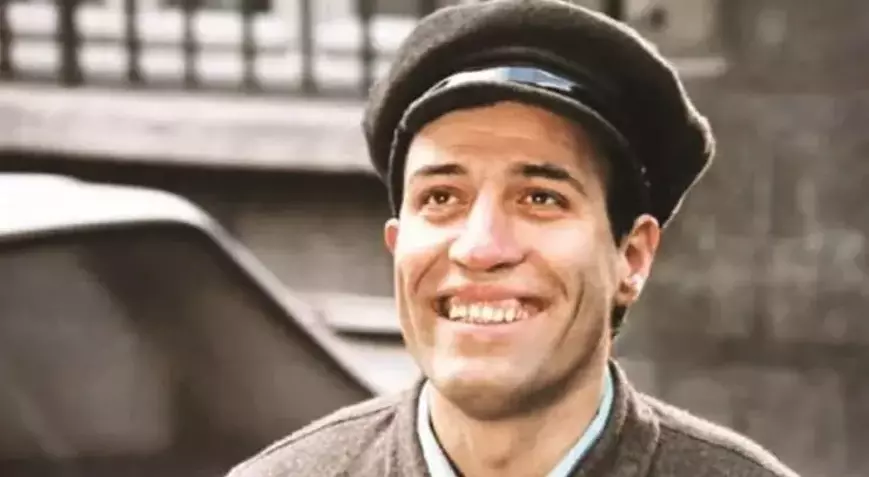
#> input picture GÖRÜNTÜ İŞLEME/#4 Resmin Belli bir Kısmına Efekt Uygulama/KemalSunal.webp, 869 x 477 px
$ python belliKisimEfekt.py
#> lines starting #> are read from the running program, lines starting #| are printed output that depends on the picture; after the words box and inside, x2 and y2 are one past the last pixel; in counts of white or black regions, pixels touching at a corner belong together
import cv2
import numpy as np

resim = cv2.imread("KemalSunal.webp")
#> resim is the input picture: shape (477, 869, 3); mean B, G, R 109.3, 120.9, 138.4

#Tüm resime efekt eklemek
#resim[:,:,0] = 255 #BGR sıralaması ile blue kısmına 0 ile erişim sağlayıp 255 tonunda efekt ekliyoruz 1-Green 2-Red
#resim[:,:,2] = 150

#Belirli bir kısıma efekt eklemek
resim[150:200,350:500,0] = 255 # [y,x,BGR değeri]
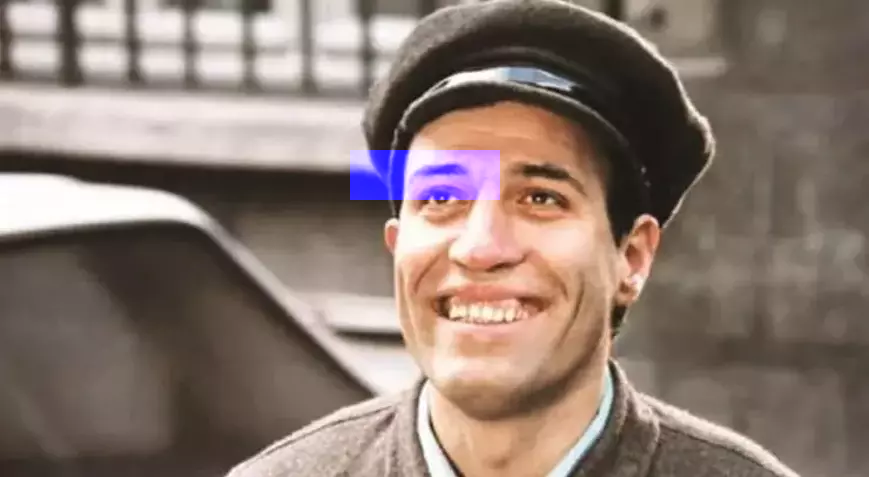
#> resim: shape (477, 869, 3); 1.81% of pixels changed, all inside (x1, y1, x2, y2) = (350, 150, 500, 200)

cv2.imshow("Kemal Sunal Fotografi", resim)

cv2.waitKey(0)
cv2.destroyAllWindows()
